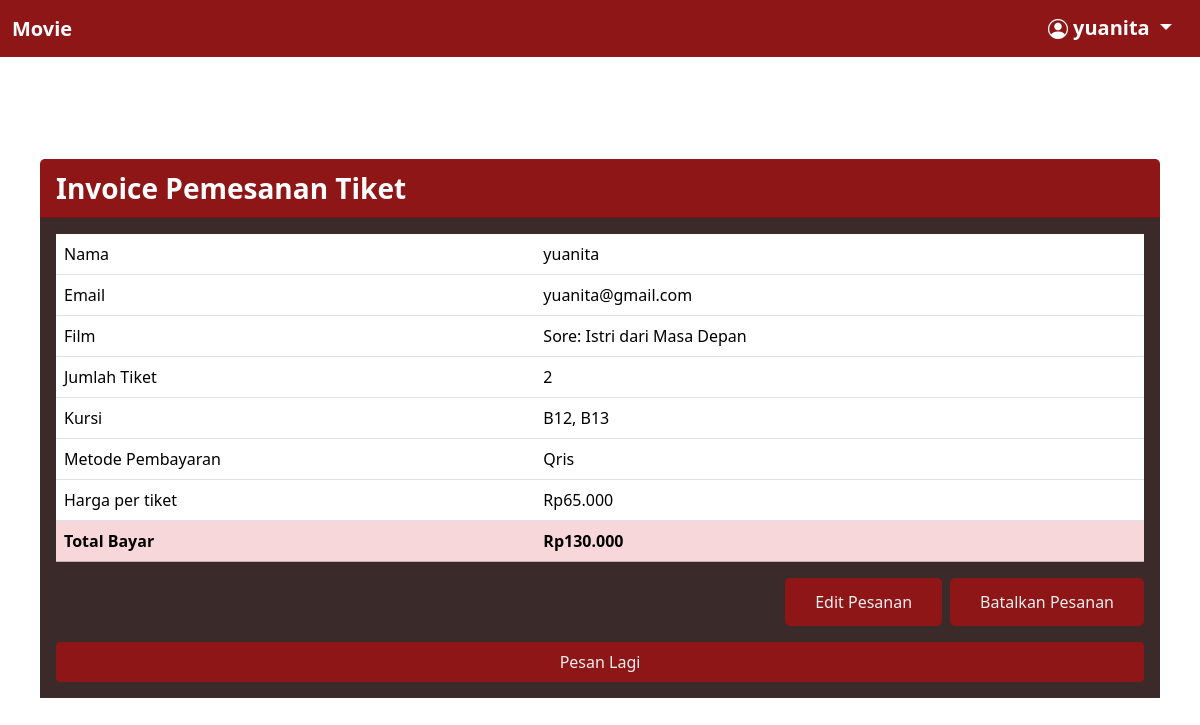
/invoice.php (signed in), run on the app's committed database.
### tables this page shows
CREATE TABLE `pemesan` (
  `PesanID` int(11) NOT NULL,
  `nama` varchar(25) DEFAULT NULL,
  `UserID` int(11) DEFAULT NULL,
  `email` varchar(25) DEFAULT NULL,
  `FilmID` int(11) DEFAULT NULL,
  `jumlah` int(11) DEFAULT NULL,
  `kursi` varchar(255) DEFAULT NULL,
  `pembayaran` enum('Cash','Qris') DEFAULT NULL
);

CREATE TABLE `daftarfilm` (
  `FilmID` int(11) NOT NULL,
  `img` varchar(25) NOT NULL,
  `judul` varchar(50) NOT NULL,
  `genre` varchar(50) NOT NULL,
  `durasi` varchar(10) NOT NULL,
  `jadwal` varchar(10) NOT NULL,
  `sinopsis` varchar(255) NOT NULL,
  `harga` int(11) NOT NULL
);

### invoice.php (the view, shortened to what this page needs)
<?php
require 'koneksi.php';
$userid = $_SESSION['user_id'];
$user = $_SESSION['username'];
$id_pesanan = $_GET['id'];
if (isset($_GET['id']) && !empty($_GET['id'])) {
    $id_target = mysqli_real_escape_string($koneksi, $id_pesanan);
    $kondisi = "p.PesanID = '$id_target' AND p.UserID = '$userid'";
} else {
    $kondisi = "p.UserID = '$userid' ORDER BY p.PesanID DESC LIMIT 1";
}
$sql = "SELECT p.*, d.judul, d.harga
        FROM pemesan p
        JOIN daftarfilm d ON p.FilmID = d.FilmID
        WHERE $kondisi";
$query = mysqli_query($koneksi, $sql);
$data = mysqli_fetch_assoc($query);
$total = $data['harga'] * $data['jumlah'];
?>
<!DOCTYPE html>
<html lang="en">
<head>
    <link href="https://cdn.jsdelivr.net/npm/bootstrap@5.3.8/dist/css/bootstrap.min.css" rel="stylesheet"
>
    <link href="https://cdn.jsdelivr.net/npm/bootstrap-icons/font/bootstrap-icons.css" rel="stylesheet">
    <link rel="stylesheet" href="style.css">
</head>
<body>
    <nav class="navbar fixed-top" style="background-color: #8E1616;">
        <div class="container-fluid">
            <a class="navbar-brand text-white fw-semibold" href="dashboard.php">Movie</a>
            <div class="dropdown">
                <a class="navbar-brand float-end text-white fw-semibold dropdown-toggle" href="#" role="button"
                    data-bs-toggle="dropdown" aria-expanded="false">
                    <i class="d-inline-block align-text-top bi bi-person-circle"></i>
                    <?= $user ?>
                </a>
            </div>
        </div>
    </nav>
    <div class="card mb-4 border-0 mx-auto" style="margin-top: 80px !important;">
        <div class="card-header text-white fw-semibold fs-3" style="background-color: #8E1616; width: 70rem;">
            Invoice Pemesanan Tiket
        </div>
        <div class="card-body" style="background-color: #3A2A2A;">
            <table class="table">
                <tbody>
                    <tr>
                        <td>Nama</td>
                        <td><?= $data['nama'] ?></td>
                    </tr>
                    <tr>
                        <td>Email</td>
                        <td><?= $data['email'] ?></td>
                    </tr>
                    <tr>
                        <td>Film</td>
                        <td><?= $data['judul'] ?></td>
                    </tr>
                    <tr>
                        <td>Jumlah Tiket</td>
                        <td><?= $data['jumlah'] ?></td>
                    </tr>
                    <tr>
                        <td>Kursi</td>
                        <td><?= $data['kursi'] ?></td>
                    </tr>
                    <tr>
                        <td>Metode Pembayaran</td>
                        <td><?= $data['pembayaran'] ?></td>
                    </tr>
                    <tr>
                        <td>Harga per tiket</td>
                        <td>Rp<?= number_format($data['harga'], 0, ',', '.'); ?></td>
                    </tr>
                    <tr class="table-danger">
                        <th>Total Bayar</th>
                        <th>Rp<?= number_format($total, 0, ',', '.'); ?></th>
                    </tr>
                </tbody>
            </table>
            <a href="delete.php?id=<?= $data['PesanID'] ?>" class="fw-normal btn btn-dash float-end">Batalkan Pesanan</a>
            <a href="edit.php?id=<?= $data['PesanID'] ?>" class="fw-normal btn btn-dash float-end me-2">Edit Pesanan</a>
            <a href="formPesan.php" class="btn btn-primary mt-3">Pesan Lagi</a>
        </div>
    </div>
</body>
</html>

### style.css (style rules this page uses)
:root { --primary-color: #1D1616; --secondary-color: #8E1616; --highligh-color: #D84040; --text-color: #EEEEEE; --link-color: #3A2A2A; --h1-size: 32px; --h2-size: 24px; --h3-size: 18px; --h4-size: 16px; --h5-size: 14px; }
body { margin: 0; padding: 0; font-family: 'Segoe UI', sans-serif; min-height: 100vh; display: flex; justify-content: center; align-items: center; background-image: url(https://i.pinimg.com/1200x/19/8b/2f/198b2f01e73b905772279616eccc7c65.jpg); }
.btn-primary { margin: 32px 0 0 0; width: 100%; background-color: var(--secondary-color); border: none; padding: 8px 16px; border-radius: 4px; color: var(--text-color); }
.btn-dash { background-color: var(--secondary-color); color: var(--text-color); padding: 12px 30px; border: none; border-radius: 5px; font-weight: bold; cursor: pointer; transition: background 0.3s; }

### data on the page
pemesan: nama "yuanita", email "yuanita@gmail.com", FilmID.judul "Sore: Istri dari Masa Depan", jumlah "2", kursi "B12, B13", pembayaran "Qris", FilmID.harga "65.000", total "130.000"

### other printed values
$user "yuanita"
